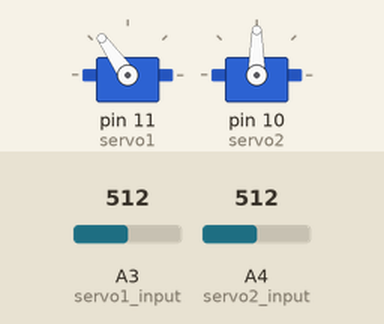
Recording of a sketch running on a simulated Arduino Uno, built with avr-gcc and run on an emulated ATmega328P. Parts: 2 × servo. The test bench sets the inputs (shaded band); at power-on: A3 (servo1_input) = 512, A4 (servo2_input) = 512.

Above: at 1.2 s.
1.3 s: A3 (servo1_input) set to 716
At 2.4 s:
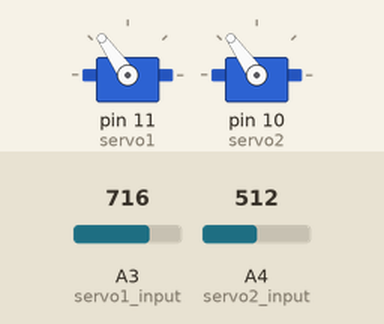
2.8 s: A4 (servo2_input) set to 716
At 4.0 s:
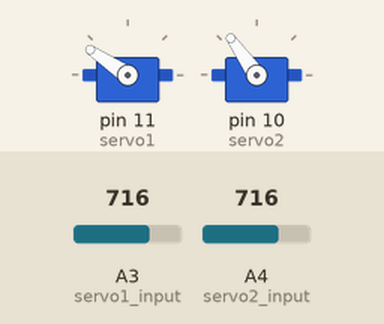
4.3 s: A3 (servo1_input) set to 900
At 5.3 s:
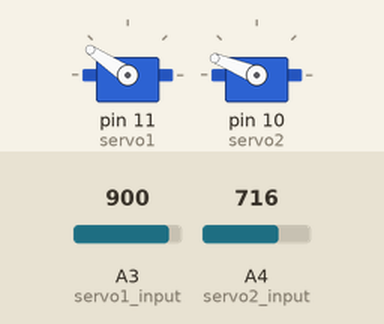
5.8 s: A4 (servo2_input) set to 900
At 6.5 s:
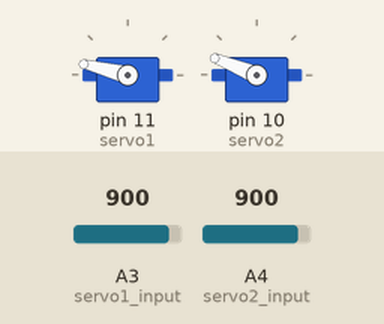
7.3 s: A3 (servo1_input) set to 1023
At 7.7 s:
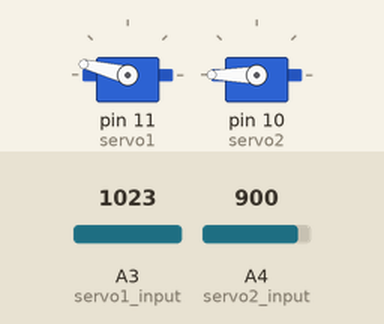
8.8 s: A4 (servo2_input) set to 1023
At 10.0 s:
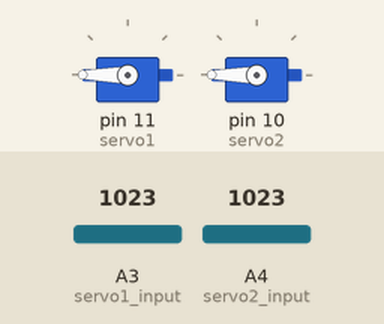
Timing chart, 0 to 11.3 s (numbered marks = the images above; inputs shaded):
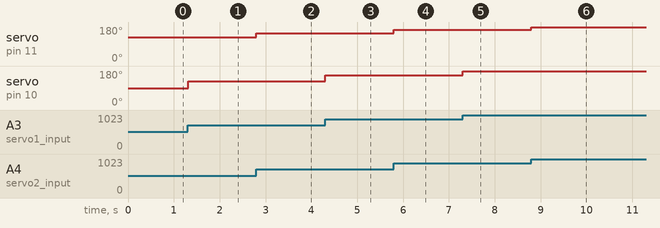

Measured:
- after the input at 1.3 s, servo on pin 10 (servo2): 90° → 125° at once
- after the input at 2.8 s, servo on pin 11 (servo1): 125° → 146° at once
- after the input at 4.3 s, servo on pin 10 (servo2): 125° → 158° at once
- after the input at 5.8 s, servo on pin 11 (servo1): 146° → 166° at once
- after the input at 7.3 s, servo on pin 10 (servo2): 158° → 180° at once
- after the input at 8.8 s, servo on pin 11 (servo1): 166° → 180° at once

The sketch:

servo_control.ino
```cpp
#include <Servo.h>

const int servo1 = 11;       // first servo
const int servo2 = 10;       // second servo
const int servo1_input = 3;
const int servo2_input = 4;

int servoVal;           // variable to read the value from the analog pin

Servo myservo1;  // create servo object to control a servo
Servo myservo2;  // create servo object to control a servo

void setup() {

  // Servo
  myservo1.attach(servo1);  // attaches the servo
  myservo2.attach(servo2);  // attaches the servo

  // Inizialize Serial
  Serial.begin(9600);
}


void loop(){

    servoVal = analogRead(servo1_input);
    servoVal = map(servoVal, 0, 1023, 0, 180);     // scale it to use it with the servo (result  between 0 and 180)

    myservo2.write(servoVal);                         // sets the servo position according to the scaled value

    servoVal = analogRead(servo2_input);
    servoVal = map(servoVal, 0, 1023, 70, 180);     // scale it to use it with the servo (result between 70 and 180)
    myservo1.write(servoVal);                           // sets the servo position according to the scaled value

    delay(15);                                       // waits for the servo to get there

}
```
